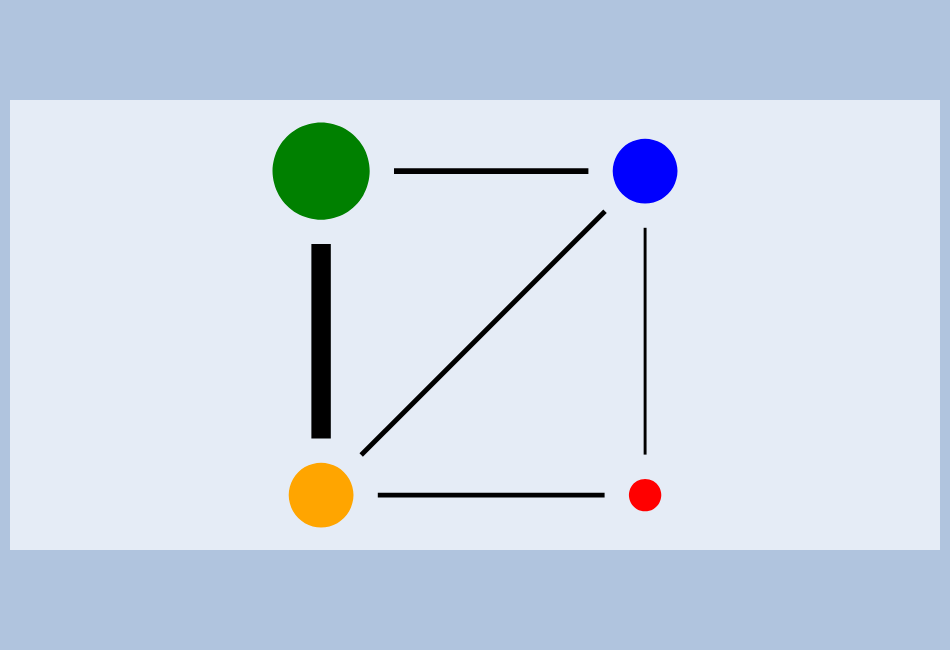

Notebook code cell kept with this figure:
### Markdown cell above
### Example Network

### Code cell
# A dictionary of dictionaries, where each vertex has a dictionary with x and y coordinates, radius, and color information
vertices = {0: {'x': 10, 'y': -10, 'radius': 1, 'color': 'red'},
         1: {'x': 10,'y': 10,'radius': 2, 'color': 'blue'},
         2: {'x': -10,'y': 10,'radius': 3, 'color': 'green'},
         3: {'x': -10,'y': -10,'radius': 2, 'color': 'orange'}}

# A dictionary of dictionaries of dictionaries, where each vertex, has a dictionary of its children, which each has a dictionary with its weight and color
arcs = {0: {1: {'weight': 0.3, 'color': 'black'}},
        1: {2: {'weight': 0.6, 'color': 'black'}, 3: {'weight': 0.5, 'color': 'black'}},
        2: {3: {'weight': 2, 'color': 'black'}},
        3: {0: {'weight': 0.5, 'color': 'black'}}}

network = RadialNetworkTool.Network(vertices, arcs)

network.plot(plot_width=950, plot_height=650)

### Figure 1 — Plotly figure (JSON) as saved in the notebook; plotly's stock layout.template omitted (floating-point values rounded to 4 significant figures)
{"data": [{"fill": "toself", "fillcolor": "red", "line": {"color": "gray", "shape": "spline", "width": 0}, "mode": "lines", "name": "0", "opacity": 1, "type": "scatter", "x": [11, 10.87, 10.5, 10, 9.5, 9.134, 9, 9.134, 9.5, 10, 10.5, 10.87, 11], "y": [-10, -9.5, -9.134, -9, -9.134, -9.5, -10, -10.5, -10.87, -11, -10.87, -10.5, -10]}, {"fill": "toself", "fillcolor": "blue", "line": {"color": "gray", "shape": "spline", "width": 0}, "mode": "lines", "name": "1", "opacity": 1, "type": "scatter", "x": [12, 11.73, 11, 10, 9, 8.268, 8, 8.268, 9, 10, 11.0, 11.73, 12], "y": [10, 11, 11.73, 12, 11.73, 11, 10, 9, 8.268, 8, 8.268, 9, 10]}, {"fill": "toself", "fillcolor": "green", "line": {"color": "gray", "shape": "spline", "width": 0}, "mode": "lines", "name": "2", "opacity": 1, "type": "scatter", "x": [-7, -7.402, -8.5, -10, -11.5, -12.6, -13, -12.6, -11.5, -10, -8.5, -7.402, -7], "y": [10, 11.5, 12.6, 13, 12.6, 11.5, 10, 8.5, 7.402, 7, 7.402, 8.5, 10]}, {"fill": "toself", "fillcolor": "orange", "line": {"color": "gray", "shape": "spline", "width": 0}, "mode": "lines", "name": "3", "opacity": 1, "type": "scatter", "x": [-8, -8.268, -9, -10, -11, -11.73, -12, -11.73, -11, -10, -9.0, -8.268, -8], "y": [-10, -9, -8.268, -8, -8.268, -9, -10, -11, -11.73, -12, -11.73, -11, -10]}, {"fill": "toself", "fillcolor": "black", "line": {"color": "gray", "shape": "linear", "width": 0}, "mode": "lines", "name": "0__1", "opacity": 1, "type": "scatter", "x": [9.91, 9.91, 10.09, 10.09], "y": [-7.5, 6.5, 6.5, -7.5]}, {"fill": "toself", "fillcolor": "black", "line": {"color": "gray", "shape": "linear", "width": 0}, "mode": "lines", "name": "1__2", "opacity": 1, "type": "scatter", "x": [6.5, -5.5, -5.5, 6.5], "y": [9.82, 9.82, 10.18, 10.18]}, {"fill": "toself", "fillcolor": "black", "line": {"color": "gray", "shape": "linear", "width": 0}, "mode": "lines", "name": "1__3", "opacity": 1, "type": "scatter", "x": [7.631, -7.419, -7.631, 7.419], "y": [7.419, -7.631, -7.419, 7.631]}, {"fill": "toself", "fillcolor": "black", "line": {"color": "gray", "shape": "linear", "width": 0}, "mode": "lines", "name": "2__3", "opacity": 1, "type": "scatter", "x": [-9.4, -9.4, -10.6, -10.6], "y": [5.5, -6.5, -6.5, 5.5]}, {"fill": "toself", "fillcolor": "black", "line": {"color": "gray", "shape": "linear", "width": 0}, "mode": "lines", "name": "3__0", "opacity": 1, "type": "scatter", "x": [-6.5, 7.5, 7.5, -6.5], "y": [-9.85, -9.85, -10.15, -10.15]}], "layout": {"autosize": false, "height": 650, "margin": {"b": 100, "l": 10, "pad": 0, "r": 10, "t": 100}, "paper_bgcolor": "LightSteelBlue", "showlegend": false, "width": 950, "xaxis": {"showgrid": false, "showticklabels": false, "zeroline": false}, "yaxis": {"scaleanchor": "x", "scaleratio": 1, "showgrid": false, "showticklabels": false, "zeroline": false}}}
